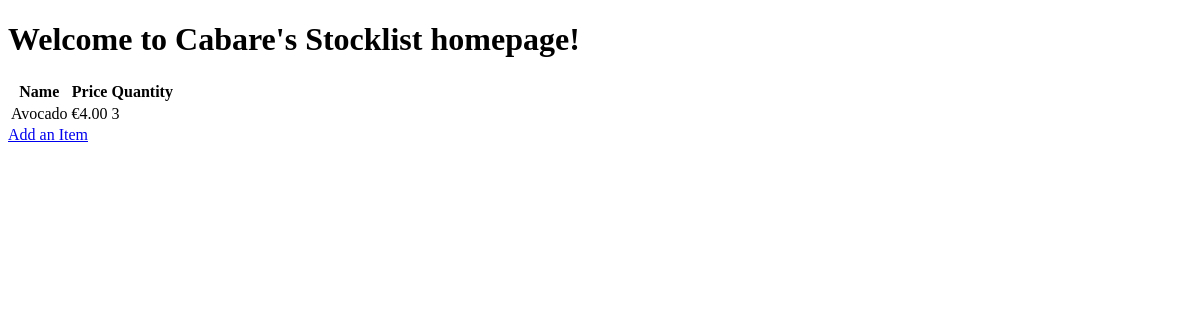
/, run on an earlier commit of the app's database.
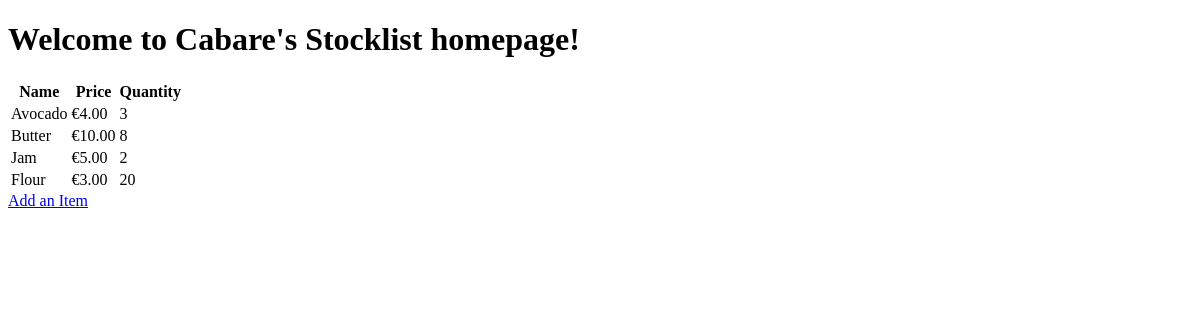
And on a later commit of the database.
### stocklist/models.py (models this page shows, shortened)
class Item(models.Model):
    name = models.CharField(max_length=200, null=False, blank=False)
    price = models.DecimalField(max_digits=10, decimal_places=2, null=False, blank=False)
    quantity = models.PositiveIntegerField(default=0)

### stocklist/views.py (the view)
# urls.py: 2. Add a URL to urlpatterns:  path('', views.home, name='home')
def home(request):
    items = Item.objects.all()
    welcome_message = "Welcome to Cabare's Stocklist homepage!"
    context = {
        'welcome_message': welcome_message,
        'items': items,  # Provide the items queryset to be used in the template
    }
    return render(request, 'home.html', context)

### stocklist/templates/home.html (shortened to what this page needs)
<!DOCTYPE html>
<html>
  <head>
  </head>
    <h1>{{ welcome_message }}</h1>
    {% if items %}
      <table>
        <thead>
          <tr>
            <th>Name</th>
            <th>Price</th>
            <th>Quantity</th>
          </tr>
        </thead>
        <tbody>
          {% for item in items %}
            <tr>
              <td>{{ item.name }}</td>
              <td>&euro;{{ item.price }}</td>
              <td>{{ item.quantity }}</td>
            </tr>
          {% endfor %}
        </tbody>
      </table>
    {% else %}
      <p>No items available</p>
    {% endif %}
    <a href="/add">Add an Item</a>
  </body>
</html>

What changed in the data, as far as the page shows it:
added Item: name "Butter", price "10.00", quantity "8"
added Item: name "Jam", price "5.00", quantity "2"
added Item: name "Flour", price "3.00", quantity "20"
